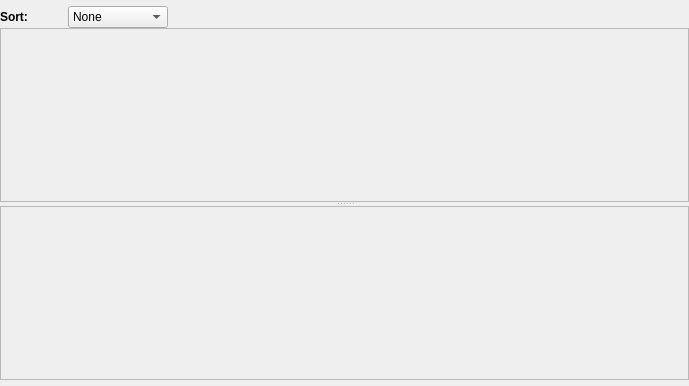
<ui version="4.0" >
 <class>TransferFeed</class>
 <widget class="QWidget" name="TransferFeed" >
  <property name="geometry" >
   <rect>
    <x>0</x>
    <y>0</y>
    <width>689</width>
    <height>386</height>
   </rect>
  </property>
  <property name="windowTitle" >
   <string>Form</string>
  </property>
  <layout class="QVBoxLayout" >
   <property name="spacing" >
    <number>0</number>
   </property>
   <property name="leftMargin" >
    <number>0</number>
   </property>
   <property name="topMargin" >
    <number>6</number>
   </property>
   <property name="rightMargin" >
    <number>0</number>
   </property>
   <property name="bottomMargin" >
    <number>6</number>
   </property>
   <item>
    <layout class="QHBoxLayout" >
     <item>
      <widget class="QLabel" name="label" >
       <property name="sizePolicy" >
        <sizepolicy vsizetype="Fixed" hsizetype="Preferred" >
         <horstretch>0</horstretch>
         <verstretch>0</verstretch>
        </sizepolicy>
       </property>
       <property name="font" >
        <font>
         <weight>75</weight>
         <bold>true</bold>
        </font>
       </property>
       <property name="text" >
        <string>Sort:</string>
       </property>
      </widget>
     </item>
     <item>
      <spacer>
       <property name="orientation" >
        <enum>Qt::Horizontal</enum>
       </property>
       <property name="sizeType" >
        <enum>QSizePolicy::Fixed</enum>
       </property>
       <property name="sizeHint" stdset="0" >
        <size>
         <width>40</width>
         <height>20</height>
        </size>
       </property>
      </spacer>
     </item>
     <item>
      <widget class="QComboBox" name="modeComboBox" >
       <property name="minimumSize" >
        <size>
         <width>100</width>
         <height>0</height>
        </size>
       </property>
       <item>
        <property name="text" >
         <string>None</string>
        </property>
       </item>
      </widget>
     </item>
     <item>
      <spacer>
       <property name="orientation" >
        <enum>Qt::Horizontal</enum>
       </property>
       <property name="sizeHint" stdset="0" >
        <size>
         <width>50</width>
         <height>20</height>
        </size>
       </property>
      </spacer>
     </item>
    </layout>
   </item>
   <item>
    <widget class="QSplitter" name="splitter" >
     <property name="orientation" >
      <enum>Qt::Vertical</enum>
     </property>
     <widget class="QFrame" name="frameDown" >
      <property name="sizePolicy" >
       <sizepolicy vsizetype="Expanding" hsizetype="Preferred" >
        <horstretch>0</horstretch>
        <verstretch>0</verstretch>
       </sizepolicy>
      </property>
      <property name="frameShape" >
       <enum>QFrame::StyledPanel</enum>
      </property>
      <property name="frameShadow" >
       <enum>QFrame::Raised</enum>
      </property>
     </widget>
     <widget class="QFrame" name="frameUp" >
      <property name="sizePolicy" >
       <sizepolicy vsizetype="Expanding" hsizetype="Preferred" >
        <horstretch>0</horstretch>
        <verstretch>0</verstretch>
       </sizepolicy>
      </property>
      <property name="frameShape" >
       <enum>QFrame::StyledPanel</enum>
      </property>
      <property name="frameShadow" >
       <enum>QFrame::Raised</enum>
      </property>
     </widget>
    </widget>
   </item>
  </layout>
 </widget>
 <resources>
  <include location="images.qrc" />
 </resources>
 <connections/>
</ui>
